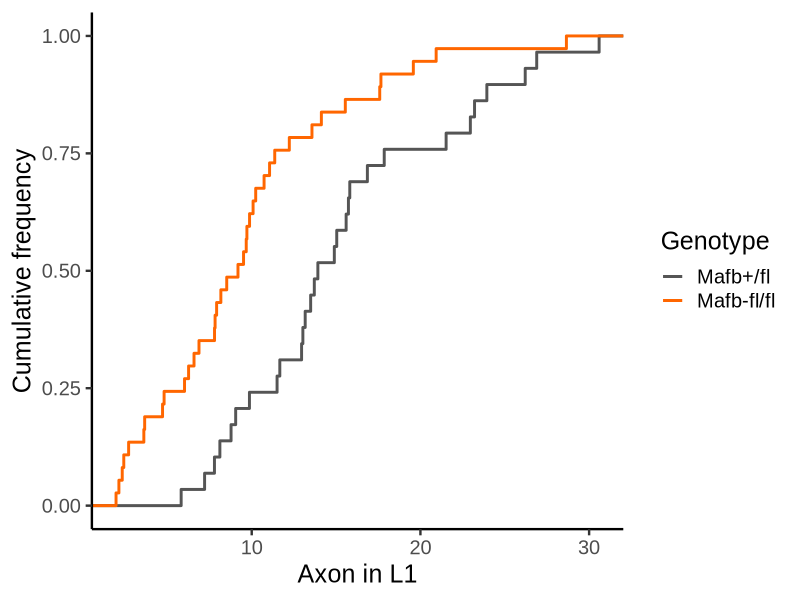
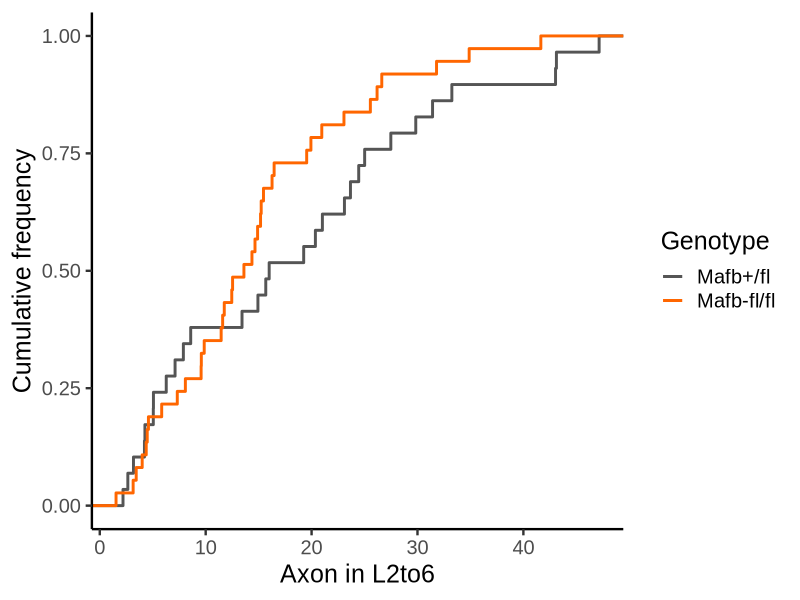

Source code (R) for these figures, in order:
library (plotrix) 
library (ggplot2) 
library (plyr)
library(gridExtra)
library(grid)
data_all <-read.csv("2016-05-01_mafb_virus.csv", header = TRUE)
data_all$Genotype <- factor(data_all$Genotype, levels = c("Mafb+/fl", "Mafb-fl/fl"))
mm3 <- data_all
mm4 <-ddply(mm3, .(imagename, Brainno, Genotype), summarise, NfL1 = Length_n_L1/Length_n_t, L2to6 = Length_n_t-Length_n_L1)
mm7 <-ddply(mm4, .(Genotype), summarise, mNfL1 = mean(NfL1), se = std.error(NfL1))
mm5 <-merge(mm3, mm4)
mm6<- ddply(mm5, .(Genotype), summarise, m_L26= mean(L2to6), 
            seL26 = std.error(L2to6), mL1 = mean(Length_n_L1), seL1 = std.error(Length_n_L1))

#fig 6 box plots

#fig 6g and 6h box
fig6g <- ggplot(mm5, aes(factor(Genotype), Length_n_L1, colour = Genotype)) + 
  geom_boxplot(outlier.shape = NA) + geom_jitter(size = 2, position=position_jitter(width=0.1))+
  scale_fill_manual(values=c("#555555","orange"))+
  scale_colour_manual(values=c("#555555","orange"))+
  theme_classic (base_size = 16) +
  xlab("Genotype") +
  ylab("total neurite length in L1") 
fig6h <- ggplot(mm5, aes(factor(Genotype), L2to6, colour = Genotype)) + 
  geom_boxplot(outlier.shape = NA) + geom_jitter(size = 2, position=position_jitter(width=0.1))+
  scale_fill_manual(values=c("#555555","orange"))+
  scale_colour_manual(values=c("#555555","orange"))+
  theme_classic (base_size = 16) +
  xlab("Genotype") +
  ylab("total neurite length in L2to6") 

#fig 6g right
ggplot(mm5, aes(x=Length_n_L1, colour=Genotype))+
  stat_ecdf(size=1, show.legend = TRUE)+
  scale_color_manual(breaks=c("Mafb+/fl","Mafb-fl/fl"),
                     values=c("#555555","#FF6600"))+
  theme_classic(base_family = "Arial", base_size = 18) +
  labs (x = 'Axon in L1', y = 'Cumulative frequency')

#fig 6h right
ggplot(mm5, aes(x=L2to6, colour=Genotype))+
  stat_ecdf(size=1, show.legend = TRUE)+
  scale_color_manual(breaks=c("Mafb+/fl","Mafb-fl/fl"),
                     values=c("#555555","#FF6600"))+
  theme_classic(base_family = "Arial", base_size = 18) +
  labs (x = 'Axon in L2to6', y = 'Cumulative frequency')

# values and statistics
q1 <- ddply(mm5, .(Genotype), summarise, q25 = quantile (Length_n_L1, 0.25), q50 = quantile (Length_n_L1, 0.5),
            q75 = quantile (Length_n_L1, 0.75))

q2 <- ddply(mm5, .(Genotype), summarise, q25 = quantile (L2to6, 0.25), q50 = quantile (L2to6, 0.5),
            q75 = quantile (L2to6, 0.75))

var.test(Length_n_L1~Genotype, data=data_all)
t4 <- t.test(L2to6~Genotype, data=mm5, var.equal = FALSE)
t2 <- t.test(Length_n_L1~Genotype, data=data_all,  var.equal = TRUE)
pt2 <-p.adjust(t2$p.value, method = "bonferroni", n = 2) #p-adjusted for t2
t3 <- t.test(Length_n_t~Genotype, data=data_all, var.equal = TRUE)


